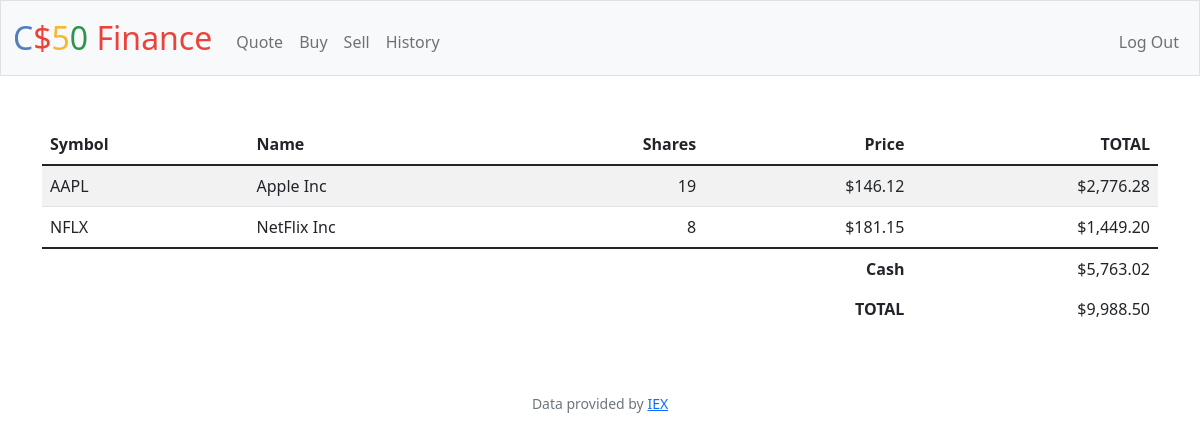
/ (signed in), run on the app's committed database.
### tables this page shows
CREATE TABLE transactions (
    id INTEGER PRIMARY KEY AUTOINCREMENT,
    user_id INTEGER NOT NULL,
    symbol TEXT NOT NULL,
    name TEXT NOT NULL,
    price NUMERIC NOT NULL,
    shares INTEGER NOT NULL,
    type TEXT NOT NULL,
    time TIMESTAMP DEFAULT CURRENT_TIMESTAMP,
    FOREIGN KEY(user_id) REFERENCES users(id)
);

CREATE TABLE users (id INTEGER PRIMARY KEY AUTOINCREMENT NOT NULL, username TEXT NOT NULL, hash TEXT NOT NULL, cash NUMERIC NOT NULL DEFAULT 10000.00);

### app.py (the view)
@app.route("/")
@login_required
def index():
    user_id = session["user_id"]
    stocks = db.execute(
        "SELECT symbol, name, SUM(shares) AS shares, price FROM transactions WHERE user_id = ? GROUP BY symbol", user_id)
    cash = db.execute("SELECT cash FROM users WHERE id = ?", user_id)[0]["cash"]
    total = cash
    for stock in stocks:
        total += stock["shares"] * stock["price"]
    return render_template("index.html", stocks=stocks, cash=cash, usd=usd, total=total)

### app.py (called while the page is built)
@app.after_request
def after_request(response):
    response.headers["Cache-Control"] = "no-cache, no-store, must-revalidate"
    response.headers["Expires"] = 0
    response.headers["Pragma"] = "no-cache"
    return response

### helpers.py (called while the page is built)
def login_required(f):
    @wraps(f)
    def decorated_function(*args, **kwargs):
        if session.get("user_id") is None:
            return redirect("/login")
        return f(*args, **kwargs)
    return decorated_function

def usd(value):
    return f"${value:,.2f}"

### templates/index.html (shortened to what this page needs)
{% extends "layout.html" %}
{% block main %}
<table class="table table-striped">
    <thead>
        <tr>
            <th class="text-start">Symbol</th>
            <th class="text-start">Name</th>
            <th class="text-end">Shares</th>
            <th class="text-end">Price</th>
            <th class="text-end">TOTAL</th>
        </tr>
    </thead>
    <tbody>
        {% for stock in stocks %}
            <tr>
                <td class="text-start">{{stock["symbol"]}}</td>
                <td class="text-start">{{stock["name"]}}</td>
                <td class="text-end">{{stock["shares"]}}</td>
                <td class="text-end">{{usd(stock["price"])}}</td>
                <td class="text-end">{{usd(stock["shares"] * stock["price"])}}</td>
            </tr>
        {% endfor %}
    </tbody>
    <tfoot>
        <tr>
            <td class="border-0 fw-bold text-end" colspan="4">Cash</td>
            <td class="border-0 text-end">{{usd(cash)}}</td>
        </tr>
        <tr>
            <td class="border-0 fw-bold text-end" colspan="4">TOTAL</td>
            <td class="border-0 w-bold text-end">{{usd(total)}}</td>
        </tr>
    </tfoot>
</table>
{% endblock %}

### data on the page
transactions: symbol "AAPL", name "Apple Inc", shares "19", price "$146.12", shares "$2,776.28"
transactions: symbol "NFLX", name "NetFlix Inc", shares "8", price "$181.15", shares "$1,449.20"
users: cash "$5,763.02"

### other printed values
{{ usd(total) }} "$9,988.50"
